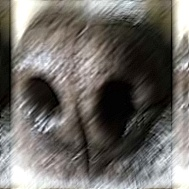
#> input picture dataset/5960/5960_7ACCezYsSqiEz-zehRjeGAAAACMAARAD-0.jpg, 189 x 189 px
$ python -i preprocessing.py   (imports and definitions only)
#> lines starting #> are read from the running program, lines starting #| are printed output that depends on the picture; after the words box and inside, x2 and y2 are one past the last pixel; in counts of white or black regions, pixels touching at a corner belong together
#> further down, picture is the input picture: shape (189, 189, 3); mean B, G, R 102, 106.7, 110.3
import cv2
import numpy as np

def remove_glare(img: np.ndarray) -> np.ndarray:
    """
    HSV-based glare and specular highlight detection + inpainting.
    """
    hsv = cv2.cvtColor(img, cv2.COLOR_BGR2HSV)
#> hsv: shape (189, 189, 3); mean H, S, V 35.1, 42.6, 111.4
    # Define range for bright highlights (low saturation, high value)
    lower_bound = np.array([0, 0, 200])
    upper_bound = np.array([179, 50, 255])

    # Create mask for glare
    mask = cv2.inRange(hsv, lower_bound, upper_bound)
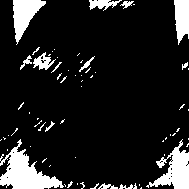
#> mask: shape (189, 189); 12.9% white; 66 white regions (52 under 20 px), largest, box (x1, y1, x2, y2) and area: (0, 139, 64, 189) 1388, (146, 139, 189, 189) 960, (13, 0, 46, 45) 730

    # Dilate mask slightly to cover edges of glare
    kernel = np.ones((3,3), np.uint8)
    mask = cv2.dilate(mask, kernel, iterations=1)
#> mask: shape (189, 189); 19.2% white; 34 white regions (12 under 20 px), largest, box (x1, y1, x2, y2) and area: (0, 138, 74, 189) 1788, (145, 138, 189, 189) 1237, (12, 0, 47, 46) 867

    # Inpaint the original image using the mask
    inpainted = cv2.inpaint(img, mask, 3, cv2.INPAINT_TELEA)
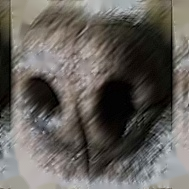
#> inpainted: shape (189, 189, 3); mean B, G, R 91.4, 96.5, 100.4
    return inpainted

def apply_clahe(img: np.ndarray) -> np.ndarray:
    """
    Apply Contrast Limited Adaptive Histogram Equalization (CLAHE) to the LAB color space.
    """
    lab = cv2.cvtColor(img, cv2.COLOR_BGR2LAB)
#> lab: shape (189, 189, 3); mean of channels 0, 1, 2 102.2, 128.6, 131.4
    l_channel, a, b = cv2.split(lab)
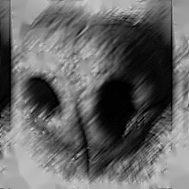
#> l_channel: shape (189, 189); min 0, max 204, mean 102.2
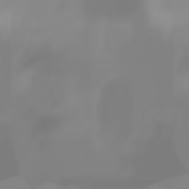
#> b: shape (189, 189); min 122, max 147, mean 131.4

    # Apply CLAHE to L-channel
    clahe = cv2.createCLAHE(clipLimit=2.0, tileGridSize=(8,8))
    cl = clahe.apply(l_channel)
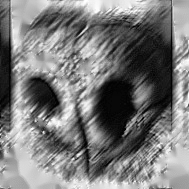
#> cl: shape (189, 189); min 1, max 255, mean 122.8

    # Merge back and convert to BGR
    limg = cv2.merge((cl, a, b))
#> limg: shape (189, 189, 3); mean of channels 0, 1, 2 122.8, 128.6, 131.4
    result = cv2.cvtColor(limg, cv2.COLOR_LAB2BGR)
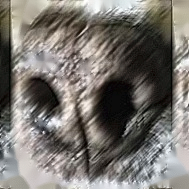
#> result: shape (189, 189, 3); mean B, G, R 112, 117.3, 121.2
    return result

def preprocess_image(img: np.ndarray, target_size=(224, 224)) -> np.ndarray:
    """
    Core image preprocessing pipeline shared between training and backend inference.
    1. Glare removal (inpainting)
    2. CLAHE (Contrast enhancement)
    3. Bilateral Filter (Noise reduction while preserving edges)
    4. Resize
    5. Normalization for EfficientNet-B3 (NCHW format)
    """
    if img is None:
        raise ValueError("Invalid image")

    # 1. Remove glare
    img_no_glare = remove_glare(img)

    # 2. Apply CLAHE
    img_clahe = apply_clahe(img_no_glare)

    # 3. Apply Bilateral Filter (preserves edges like the nose ridges, reduces noise)
    img_filtered = cv2.bilateralFilter(img_clahe, d=9, sigmaColor=75, sigmaSpace=75)

    # 4. Resize to target dimension for EfficientNet-B3 (usually 224x224)
    img_resized = cv2.resize(img_filtered, target_size)
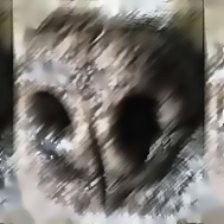
#> img_resized: shape (224, 224, 3); mean B, G, R 111.9, 117.1, 121

    # 5. Normalize (standard ImageNet means and stds for timm models)
    img_float = img_resized.astype(np.float32) / 255.0
    mean = np.array([0.485, 0.456, 0.406], dtype=np.float32)
    std = np.array([0.229, 0.224, 0.225], dtype=np.float32)
    img_normalized = (img_float - mean) / std

    # Format to NCHW for PyTorch/ONNX
    blob = np.transpose(img_normalized, (2, 0, 1))
    blob = np.expand_dims(blob, axis=0)

    return blob

>>> import cv2
>>> picture = cv2.imread('../dataset/5960/5960_7ACCezYsSqiEz-zehRjeGAAAACMAARAD-0.jpg')
>>> result = preprocess_image(picture)

$ run again, on dataset/5960/5960_C7LFRq-yQ3al5ElDQWDhUAAAACMAARAD-0.jpg
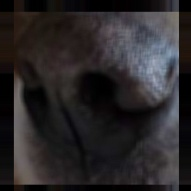
#> input picture dataset/5960/5960_C7LFRq-yQ3al5ElDQWDhUAAAACMAARAD-0.jpg, 191 x 191 px
#> picture is the input picture: shape (191, 191, 3); mean B, G, R 41.2, 39.5, 42.5
#> hsv: shape (191, 191, 3); mean H, S, V 80.1, 55.9, 45.1
#> mask: shape (191, 191); every value is 0
#> lab: shape (191, 191, 3); mean of channels 0, 1, 2 41.2, 129.8, 127.6
#> limg: shape (191, 191, 3); mean of channels 0, 1, 2 63.2, 129.8, 127.6
#> in preprocess_image, `img_filtered = cv2.bilateralFilter(img_clahe, d=9, sigmaColor=75, sigm..`:
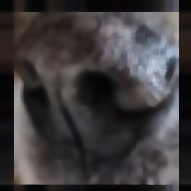
#> img_filtered: shape (191, 191, 3); mean B, G, R 61.3, 59.6, 62.6
#> in preprocess_image, `img_normalized = (img_float - mean) / std`:
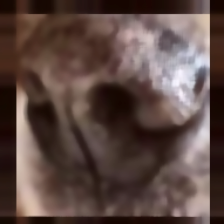
#> img_normalized: shape (224, 224, 3) float32; mean B, G, R -1.07, -0.996, -0.716; drawn with min black and max white

$ run again, on dataset/5960/5960_IsIe7tHGSEe9XWBTYTZTqwAAACMAARAD-0.jpg
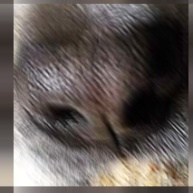
#> input picture dataset/5960/5960_IsIe7tHGSEe9XWBTYTZTqwAAACMAARAD-0.jpg, 193 x 193 px
#> picture is the input picture: shape (193, 193, 3); mean B, G, R 86, 89.7, 97.7
#> hsv: shape (193, 193, 3); mean H, S, V 46.1, 40.2, 97.8
#> in remove_glare, `mask = cv2.inRange(hsv, lower_bound, upper_bound)`:
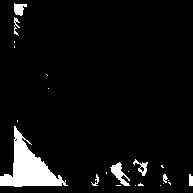
#> mask: shape (193, 193); 6% white; 23 white regions (15 under 20 px), largest, box (x1, y1, x2, y2) and area: (0, 126, 68, 187) 1640, (110, 162, 130, 186) 194, (14, 3, 27, 16) 111
#> lab: shape (193, 193, 3); mean of channels 0, 1, 2 91.6, 130.6, 131.3
#> limg: shape (193, 193, 3); mean of channels 0, 1, 2 104.7, 130.6, 131.3
#> in preprocess_image, `img_resized = cv2.resize(img_filtered, target_size)`:
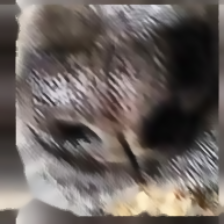
#> img_resized: shape (224, 224, 3); mean B, G, R 93.9, 97.8, 106

$ run again, on dataset/5960/5960_VjekR6ueSNOq94VvNYUcgAAAACMAARAD-0.jpg
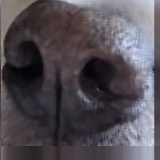
#> input picture dataset/5960/5960_VjekR6ueSNOq94VvNYUcgAAAACMAARAD-0.jpg, 160 x 160 px
#> picture is the input picture: shape (160, 160, 3); mean B, G, R 84.4, 77.5, 82.9
#> hsv: shape (160, 160, 3); mean H, S, V 128, 37.6, 87.7
#> lab: shape (160, 160, 3); mean of channels 0, 1, 2 82, 131.9, 125
#> limg: shape (160, 160, 3); mean of channels 0, 1, 2 105, 131.9, 125
#> in preprocess_image, `img_normalized = (img_float - mean) / std`:
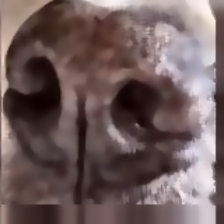
#> img_normalized: shape (224, 224, 3) float32; mean B, G, R -0.328, -0.327, -0.00265; drawn with min black and max white
